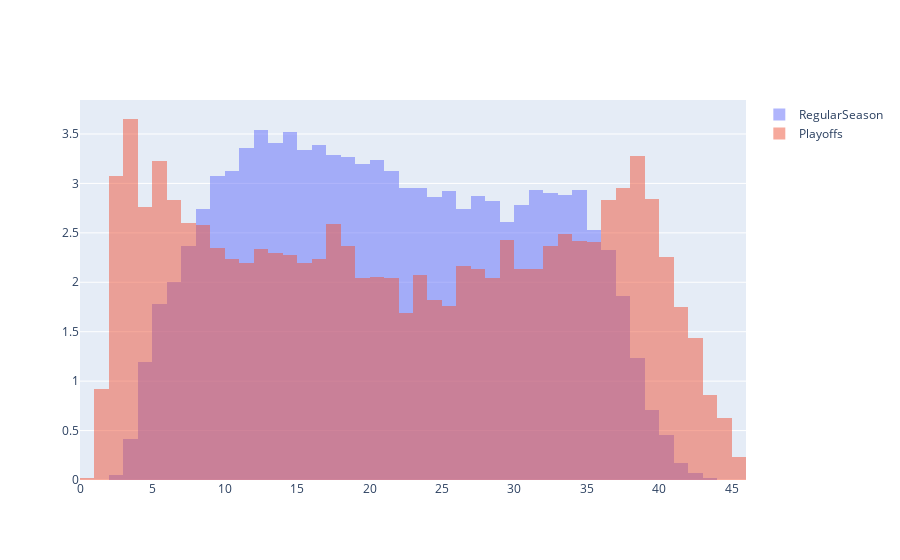

This figure's notebook cell:
### Code cell
#consolidate the graphs
fig = go.Figure()
fig.add_trace(go.Histogram(x=hist_data(RegularSeason_df,50,5), histnorm='percent', name ='RegularSeason', xbins={'start':0,'end':46,'size':1}))
fig.add_trace(go.Histogram(x=hist_data(Playoffs_df,5,1), histnorm='percent', name ='Playoffs', xbins={'start':0,'end':46,'size':1}))

fig.update_layout(barmode='overlay')
fig.update_traces(opacity=0.5)
fig.show()

#regular season distribution is normal in terms of minutes, compared to playoffs where you get a lot more guys on the tail ends in terms of minutes
#aka roster gets tighter in the playoffs

### Figure 1 — Plotly figure (JSON) as saved in the notebook; plotly's stock layout.template omitted (floating-point values rounded to 4 significant figures; data arrays with more than 128 entries replaced by an {"elided": "..."} marker saying what was removed)
{"data": [{"histnorm": "percent", "name": "RegularSeason", "opacity": 0.5, "type": "histogram", "x": {"elided": "17959 float values"}, "xbins": {"end": 46, "size": 1, "start": 0}}, {"histnorm": "percent", "name": "Playoffs", "opacity": 0.5, "type": "histogram", "x": {"elided": "8199 float values"}, "xbins": {"end": 46, "size": 1, "start": 0}}], "layout": {"barmode": "overlay"}}
